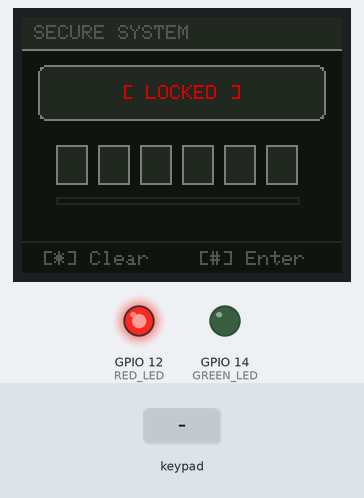
This program was run on a simulated ESP32. Shown: 160×128 colour display, output pins drawn as LEDs (lit = HIGH). Inputs (shaded band) come from the test bench. WiFi joins after 1.5 s; servers stay silent unless stated.

Above: at 3.2 s.
3.3 s: keypad keys 1 2 3 4 5 6 # pressed 0.4 s apart
At 3.5 s:
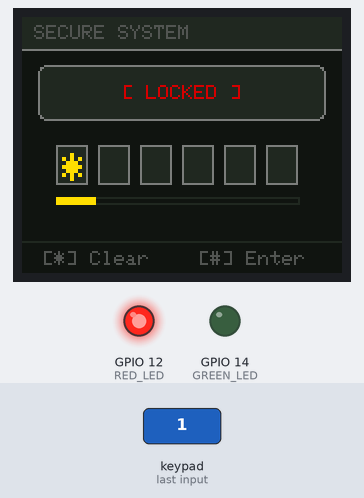
At 6.7 s:
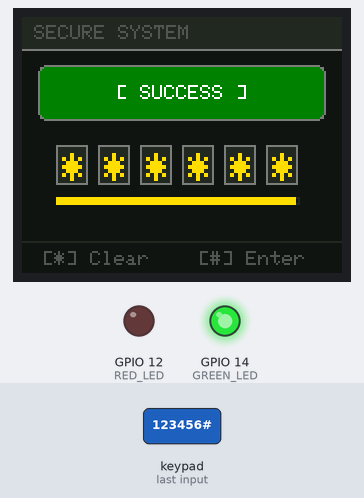
7.6 s: key '#' pressed
10.6 s: keypad keys 1 9 1 8 5 1 7 # pressed 0.4 s apart
At 15.1 s:
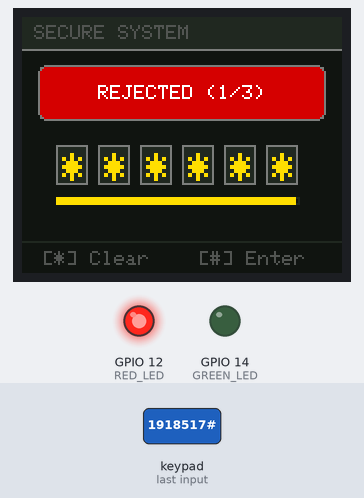
Timing chart, 0 to 16.6 s (numbered marks = the images above; inputs shaded):
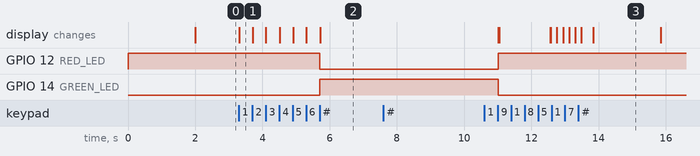

Measured:
- after the input at 3.3 s, GPIO 12 (RED_LED): HIGH → LOW after 2.4 s; GPIO 14 (GREEN_LED): LOW → HIGH after 2.4 s; the display: changes at once (image 1)
- after the input at 7.6 s, every drawn part: stays the same

The program:

main.cpp
```cpp
#include <Arduino.h>
#include <WiFi.h>
#include <WiFiClientSecure.h>
#include <UniversalTelegramBot.h>
#include <Keypad.h>
#include <Adafruit_GFX.h>
#include <Adafruit_ST7735.h>
#include <SPI.h>

const char* ssid = "Nazwa_Sieci";
const char* password = "Haslo_Sieci";
#define BOT_TOKEN "token_bota_telegram"
#define CHAT_ID "id_czatu_telegram"

WiFiClientSecure secured_client;
UniversalTelegramBot bot(BOT_TOKEN, secured_client);

#define TFT_CS     27
#define TFT_DC     13
#define TFT_MOSI   26
#define TFT_SCLK   25
#define TFT_RST    21
Adafruit_ST7735 tft = Adafruit_ST7735(TFT_CS, TFT_DC, TFT_MOSI, TFT_SCLK, TFT_RST);

const byte ROWS = 4;
const byte COLS = 4;
char keys[ROWS][COLS] = {
  {'1','2','3','A'},
  {'4','5','6','B'},
  {'7','8','9','C'},
  {'*','0','#','D'}
};
byte rowPins[ROWS] = {19, 18, 5, 17};
byte colPins[COLS] = {16, 4, 32, 15};
Keypad keypad = Keypad(makeKeymap(keys), rowPins, colPins, ROWS, COLS);

#define GREEN_LED 14
#define RED_LED 12

String secretCode = "123456";
String inputCode = "";
int wrongAttempts = 0;
bool isLocked = true;

bool isPenalized = false;
unsigned long penaltyStartTime = 0;
const unsigned long PENALTY_DURATION = 30000;
int lastCountdownValue = -1;

#define BG_COLOR       0x10A2
#define PANEL_COLOR    0x2144
#define BORDER_COLOR   0x7BEF
#define TEXT_MUTED     0x52AA
#define ACCENT_YELLOW  0xFEE0
#define ALERT_RED      0xD000
#define SUCCESS_GREEN  0x0400

void drawStaticUI();
void drawStatus(String statusText, uint16_t panelColor, uint16_t textColor);
void drawPINFields(int length);
void checkCode();
void triggerAlarm();
void resetLockState();
void handlePenaltyCountdown();

void setup() {
  Serial.begin(115200);

  pinMode(GREEN_LED, OUTPUT);
  pinMode(RED_LED, OUTPUT);
  digitalWrite(GREEN_LED, LOW);
  digitalWrite(RED_LED, HIGH);

  tft.initR(INITR_BLACKTAB);
  tft.setRotation(3);

  tft.fillScreen(BG_COLOR);
  tft.setTextColor(ST77XX_WHITE);
  tft.setTextSize(1);
  tft.setCursor(25, 60);
  tft.print("Inicjalizacja systemu...");

  WiFi.begin(ssid, password);
  secured_client.setCACert(TELEGRAM_CERTIFICATE_ROOT);

  while (WiFi.status() != WL_CONNECTED) {
    delay(500);
  }

  bot.sendMessage(CHAT_ID, "Zamek szyfrowy uruchomiony w trybie bezpiecznym!", "");

  drawStaticUI();
  resetLockState();
}

void loop() {
  if (isPenalized) {
    handlePenaltyCountdown();
    return;
  }

  char key = keypad.getKey();

  if (key) {
    if (key == '*') {
      inputCode = "";
      drawPINFields(inputCode.length());
    }
    else if (key == '#') {
      if (inputCode.length() == 6) {
        checkCode();
      } else {
        drawStatus("ZA KROTKI PIN", ALERT_RED, ST77XX_WHITE);
        delay(1500);
        drawStatus("[ LOCKED ]", PANEL_COLOR, ALERT_RED);
        drawPINFields(inputCode.length());
      }
    }
    else if (key != 'A' && key != 'B' && key != 'C' && key != 'D') {
      if (inputCode.length() < 6) {
        inputCode += key;
        drawPINFields(inputCode.length());
      }
    }
  }
}

void drawStaticUI() {
  tft.fillScreen(BG_COLOR);

  tft.fillRect(0, 0, 160, 16, PANEL_COLOR);
  tft.drawFastHLine(0, 16, 160, BORDER_COLOR);
  tft.setTextColor(TEXT_MUTED);
  tft.setTextSize(1);
  tft.setCursor(6, 4);
  tft.print("SECURE SYSTEM");

  tft.drawFastHLine(0, 112, 160, PANEL_COLOR);
  tft.setCursor(10, 117);
  tft.print("[*] Clear    [#] Enter");
}

void drawStatus(String statusText, uint16_t panelColor, uint16_t textColor) {
  tft.fillRoundRect(8, 24, 144, 28, 4, panelColor);
  tft.drawRoundRect(8, 24, 144, 28, 4, BORDER_COLOR);

  tft.setTextColor(textColor);
  tft.setTextSize(1);

  int16_t x1, y1;
  uint16_t w, h;
  tft.getTextBounds(statusText, 0, 0, &x1, &y1, &w, &h);
  tft.setCursor((160 - w) / 2, 34);
  tft.print(statusText);
}

void drawPINFields(int length) {
  int startX = 17;
  int boxW = 16;
  int boxH = 20;
  int spacing = 21;

  for (int i = 0; i < 6; i++) {
    int x = startX + (i * spacing);

    tft.fillRect(x, 64, boxW, boxH, PANEL_COLOR);
    tft.drawRect(x, 64, boxW, boxH, BORDER_COLOR);

    if (i < length) {
      tft.setTextColor(ACCENT_YELLOW);
      tft.setTextSize(2);
      tft.setCursor(x + 3, 68);
      tft.print("*");
    }
  }

  tft.fillRect(17, 90, 122, 4, BG_COLOR);
  tft.drawRect(17, 90, 122, 4, PANEL_COLOR);
  if (length > 0) {
    tft.fillRect(17, 90, (122 / 6) * length, 4, ACCENT_YELLOW);
  }
}

void handlePenaltyCountdown() {
  unsigned long elapsed = millis() - penaltyStartTime;

  if (elapsed >= PENALTY_DURATION) {
    isPenalized = false;
    wrongAttempts = 0;
    resetLockState();
    bot.sendMessage(CHAT_ID, "🛡️ Blokada czasowa minęła. System zamka ponownie aktywny.", "");
  } else {
    int secondsLeft = (PENALTY_DURATION - elapsed) / 1000;

    if (secondsLeft != lastCountdownValue) {
      lastCountdownValue = secondsLeft;
      String lockMsg = "BLOKADA: " + String(secondsLeft) + "s";
      drawStatus(lockMsg, ALERT_RED, ST77XX_WHITE);
    }
  }
}

void checkCode() {
  if (inputCode == secretCode) {
    wrongAttempts = 0;
    isLocked = false;

    digitalWrite(RED_LED, LOW);
    digitalWrite(GREEN_LED, HIGH);

    drawStatus("[ SUCCESS ]", SUCCESS_GREEN, ST77XX_WHITE);
    bot.sendMessage(CHAT_ID, "🔓 Zamek został otwarty poprawnym kodem.", "");

    delay(5000);
    resetLockState();
  } else {
    wrongAttempts++;
    inputCode = "";

    if (wrongAttempts >= 3) {
      triggerAlarm();
    } else {
      drawStatus("REJECTED (" + String(wrongAttempts) + "/3)", ALERT_RED, ST77XX_WHITE);
      delay(2000);
      drawStatus("[ LOCKED ]", PANEL_COLOR, ALERT_RED);
      drawPINFields(0);
    }
  }
}

void triggerAlarm() {
  bot.sendMessage(CHAT_ID, "🚨 ALARM! 3 nieudane próby. System zablokowany na 30 sekund!", "");

  for (int i = 0; i < 6; i++) {
    drawStatus("!!! SYSTEM LOCK !!!", ALERT_RED, ST77XX_WHITE);
    digitalWrite(RED_LED, HIGH);
    delay(150);
    drawStatus("!!! SYSTEM LOCK !!!", ST77XX_WHITE, ALERT_RED);
    digitalWrite(RED_LED, LOW);
    delay(150);
  }

  isPenalized = true;
  penaltyStartTime = millis();
  lastCountdownValue = -1;
  digitalWrite(RED_LED, HIGH);
  drawPINFields(0);
}

void resetLockState() {
  inputCode = "";
  isLocked = true;
  digitalWrite(GREEN_LED, LOW);
  digitalWrite(RED_LED, HIGH);

  drawStatus("[ LOCKED ]", PANEL_COLOR, ALERT_RED);
  drawPINFields(0);
}
```
